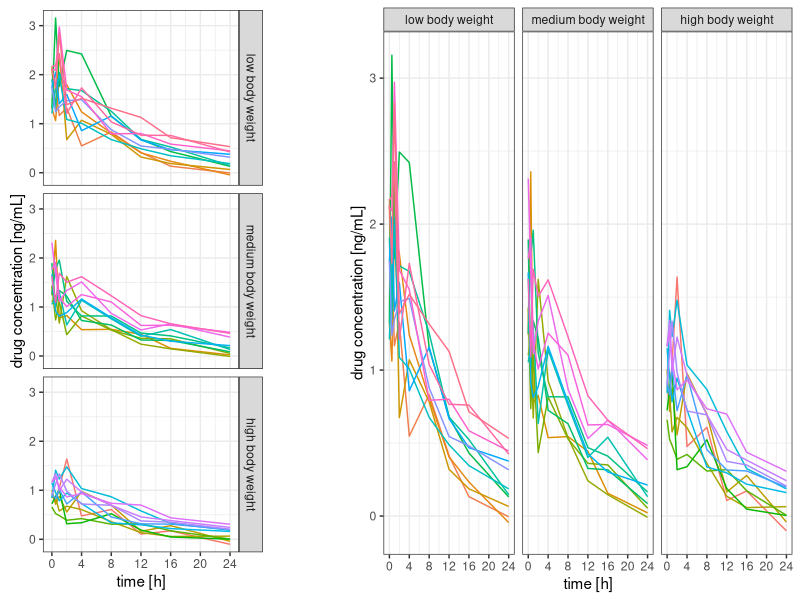
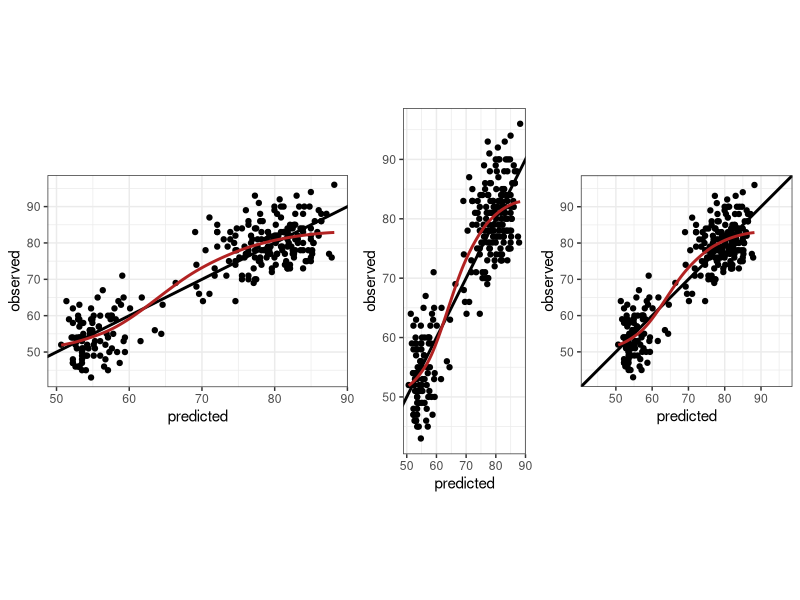
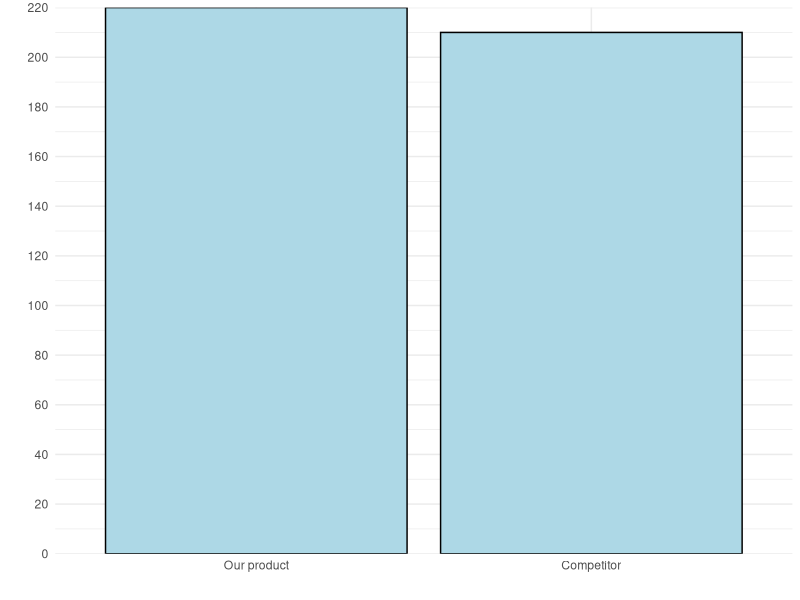
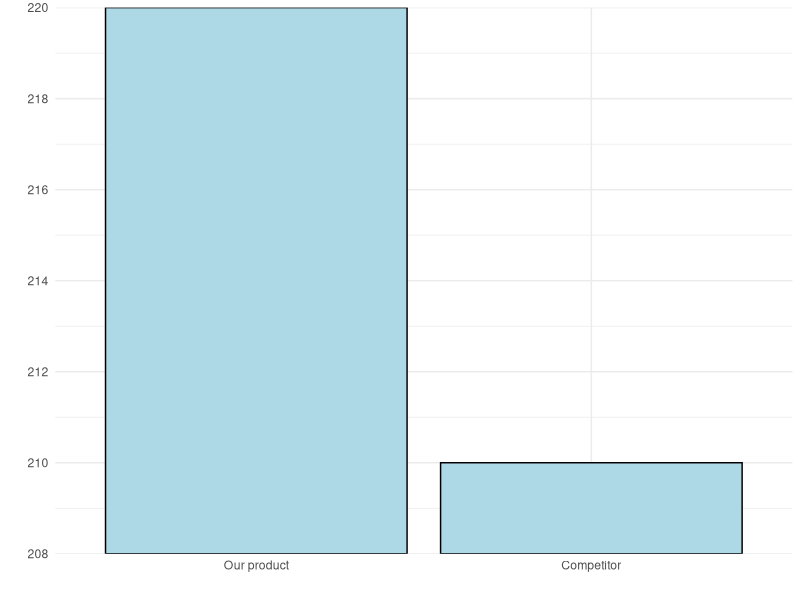
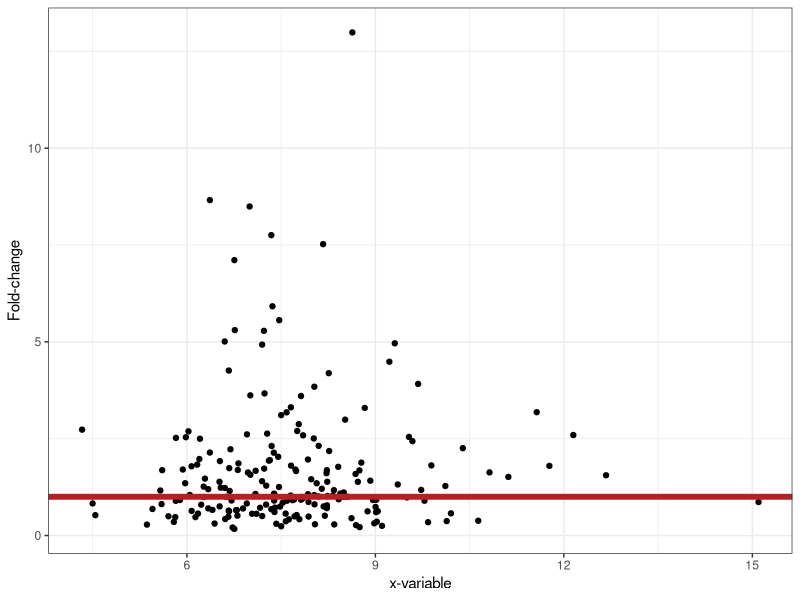
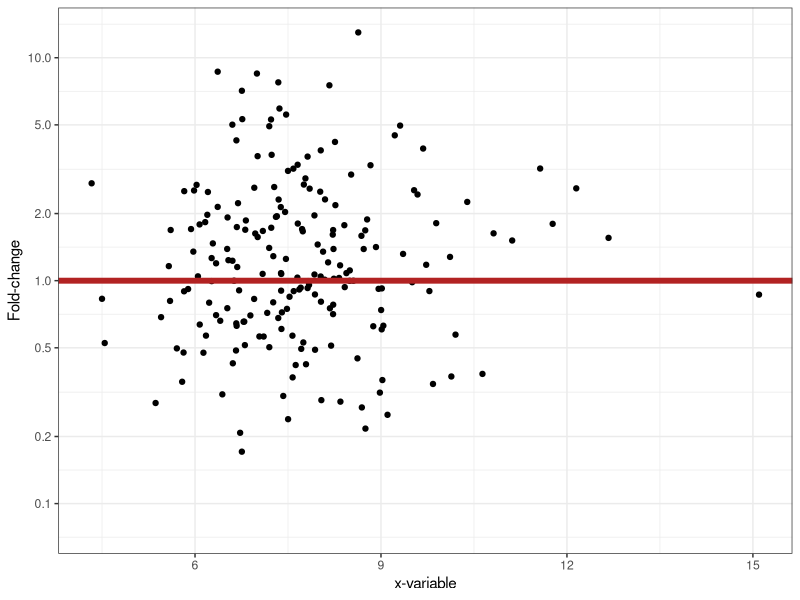
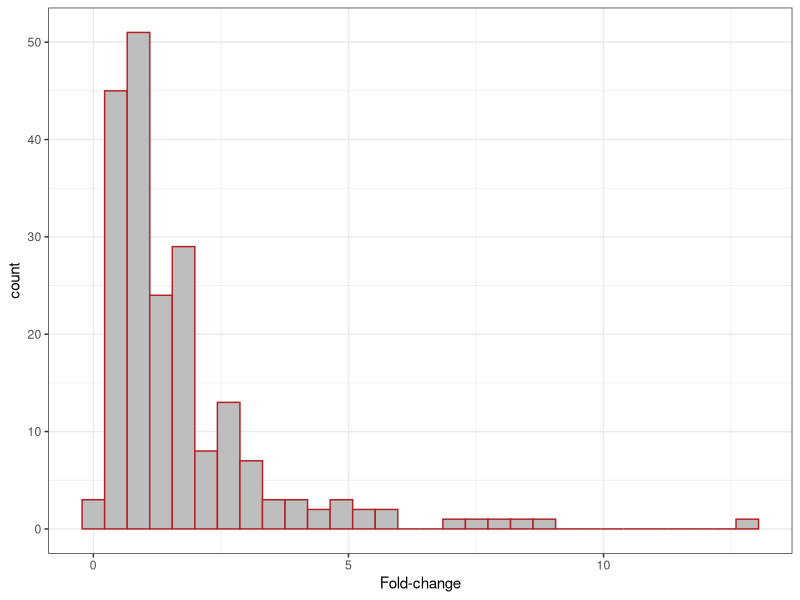
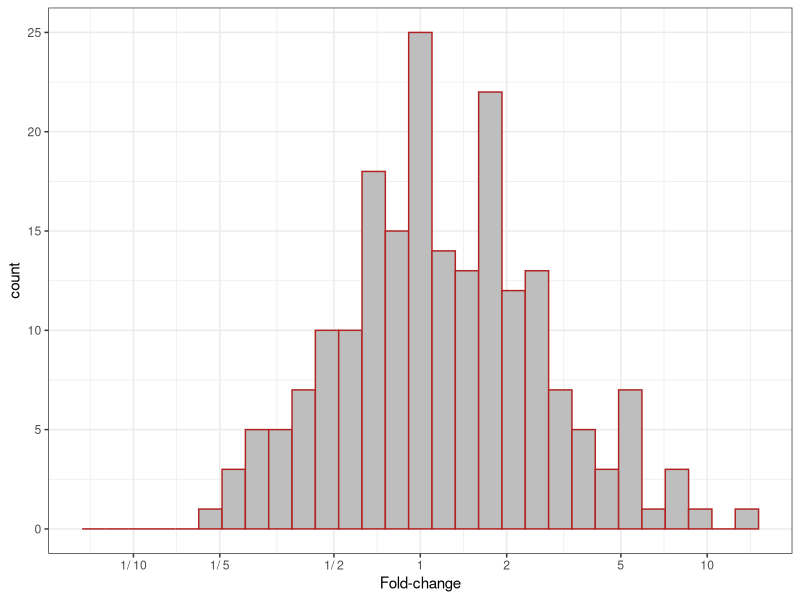

These charts were generated, in order, by the following R code:
## ---- chunk 1
# ---
# Data set creation.

set.seed(93384)

time <- c(0, 0.5, 1, 2, 4, 8, 12, 16, 24)
n <- 32 # no of subjects

data <- expand.grid(ID = 1:n, time = time)

bw <- data.frame(
  ID = sort(unique(data$ID)),
  bw = rlnorm(n, log(75), sdlog = 0.25)
)

bw$bw.category <- cut(bw$bw,
  breaks = quantile(bw$bw, c(0, 0.33, 0.66, 1)),
  labels = paste(c("low", "medium", "high"), "body weight"),
  include.lowest = TRUE
)

data <- merge(data, bw)

data <- data[order(data$ID, data$time), ]

# Simulate drug concentrations as a function of body weight.
data$conc <- 100 / (data$bw^1.0) * exp(-0.085 * data$time) *
  rlnorm(nrow(data), sdlog = 0.25) + # res. error
  (data$ID - mean(data$ID)) / mean(data$ID) / 4 # r. eff

# ---
# Visualisation.
library(ggplot2)

gg <- list()

data$ID <- factor(data$ID)

gg[["3x1"]] <- ggplot(data, aes(x = time, y = conc, group = ID, color = ID)) +
  geom_line()
gg[["3x1"]] <- gg[["3x1"]] + scale_x_continuous(breaks = seq(0, 24, by = 4))
gg[["3x1"]] <- gg[["3x1"]] + theme_bw() + 
  xlab("time [h]") + 
  ylab("drug concentration [ng/mL]")
gg[["3x1"]] <- gg[["3x1"]] + facet_grid(bw.category ~ .)
gg[["3x1"]] <- gg[["3x1"]] + theme(legend.position = "none")

gg[["1x3"]] <- gg[["3x1"]] + facet_grid(. ~ bw.category)

# Add space to the rhs of the first figure for better separation in the cowplot.
gg[["3x1"]] <- gg[["3x1"]] + 
  theme(plot.margin = unit(c(0.5, 4, 0.5, 0.5), "lines"))

# Both figures into a single output figure.
library(cowplot)
plot_grid(gg[[1]], gg[[2]], rel_widths = c(1.5, 2))
## ---- chunk 2
#| message: false
#| warning: false
# Observed vs predicted (any data with comparable x and y will do).

# ---
# Data set.
# Old Faithful Geyser (Yellowstone) data set with eruption duration
#   and waiting time to the next eruption (both in minutes).
data <- data.frame(
  x = faithful$eruptions,
  y = faithful$waiting
)

# ---
# Regression model fit.
fit <- lm(y ~ x, data = data)

# Addition of predicted values to the data set.
data$pred <- predict(fit)

# Range of y and y predicted combined.
r <- range(unlist(data[c("y", "pred")]))

# ---
# Plotting.

library(ggplot2)

gg <- ggplot(data, aes(x = pred, y = y))

# Adding the line of identity, y = x
# (note: plotting it first will add points on top).
gg <- gg + geom_abline(intercept = 0, slope = 1, color = "black", linewidth = 1)

# Adding points, removing grey background.
gg <- gg + geom_point() + theme_bw()

# Adding regression fit (local smoother, loess) of y~x.
gg <- gg + geom_smooth(method = "loess", color = "firebrick", se = FALSE)

# Adding axis labels.
gg <- gg + xlab("predicted") + ylab("observed")

# Aspect ratios are commonly not fixed but adapted to figure size.
#   With dynamic displays, the point of different perception
#   might not be obvious depending on the figure/screen size.
#   To make that point independent of figure height and width,
#     the aspect ratio is fixed in this example.
gg <- gg + coord_fixed(ratio=0.5)

# Copy the figure and fix the aspect ratio to 2, i.e., 
#   one pixel in x corresponds to 2 pixels in y.
gg2 <- gg + coord_fixed(ratio=2)

# Setting the aspect ratio to 1 (1 unit in x and y 
#   corresponds to the same number of pixels) and 
#   setting axis limits to be identical.
gg3 <- gg + coord_fixed(ratio=1, xlim=r, ylim=r)

# Cow (column-wise) plot, combine all figures into one.
library(cowplot)
plot_grid(gg, gg2, gg3, rel_widths = c(4, 2, 3), nrow = 1)
## ---- chunk 3
library(ggplot2)
plot_data <- data.frame(
  type = factor(
    c("Our product", "Competitor"),
    levels = c("Our product", "Competitor")
  ),
  value = c(220, 210)
)

# Original plot
ggplot(plot_data) +
  geom_col(
    mapping = aes(x = type, y = value),
    fill = "lightblue",
    colour = "black"
  ) +
  scale_y_continuous(breaks = seq(0, 220, by = 20), expand = c(0, 0)) +
  labs(x = "", y = "") +
  theme_minimal()

# Offset the y axis
offset <- 208
ggplot(plot_data) +
  geom_col(
    mapping = aes(x = type, y = value - offset),
    fill = "lightblue",
    colour = "black"
  ) +
  scale_y_continuous(
    breaks = seq(0, 14, by = 2),
    labels = seq(0 + offset, 14 + offset, by = 2),
    expand = c(0, 0)
  ) +
  labs(x = "", y = "") +
  theme_minimal()
## ---- chunk 4
# Naïve plot of y vs x. If there is no change (on average),
# half the data are below the line of no change.
# Asymmetric view, and it depends on y/x or x/y.

set.seed(33838)
x <- data.frame(
  x = rlnorm(200, 2, 0.2),
  y = rlnorm(200, 0.2, 0.75)
)
# Add an outlier manually.
x <- rbind(x, data.frame(x = quantile(x$x, 0.8), y = max(x$y) * 1.5))

# ---
# Plotting.

library(ggplot2)
# Scatterplot of y vs x.
gg <- ggplot(x, aes(x = x, y = y)) +
  geom_point() +
  theme_bw()
gg <- gg + geom_hline(yintercept = 1, color = "firebrick", linewidth = 2)
gg <- gg + xlab("x-variable") + ylab("Fold-change")
gg

# Logarithmic axes, symmetric range (!):
xbr <- c(1 / 10, 1 / 5, 1 / 2, 1, 2, 5, 10)
gg <- gg + scale_y_continuous(
  breaks = xbr, trans = "log10",
  limits = max(abs(x$y))^c(-1, 1)
)
gg

# Second axis:
gg <- gg + scale_y_continuous(
  breaks = xbr,
  labels = paste(100 * xbr, "%", sep = ""),
  trans = "log10",
  limits = max(abs(x$y))^c(-1, 1),
  sec.axis = sec_axis(
    trans = ~ . * 1, breaks = xbr,
    labels = ifelse(xbr < 1, paste("1/", 1 / xbr, sep = ""), xbr)
  )
)

# ---
# Univariate distribution (histogram).

gg <- ggplot(x, aes(x = y)) +
  theme_bw() +
  xlab("Fold-change")
gg <- gg + geom_histogram(color = "firebrick", fill = "gray")
gg

# Symmetric range, log scale.
gg <- gg + scale_x_continuous(
  breaks = xbr,
  labels = ifelse(xbr < 1, paste("1/", 1 / xbr), xbr),
  trans = "log10",
  limits = max(abs(x$x))^c(-1, 1)
)
gg
## ---- chunk 5
# ---
# EU stock markets, year and indices DAX, SMI, CAC, and FTSE.

# Store graphics into a list.
gg.list <- list()

# Prepare the data set (reformat EuStockMarkets that comes with R).
x <- EuStockMarkets
df <- data.frame(
  time = as.vector(time(x)),
  index = rep(colnames(x), rep(nrow(x), ncol(x))),
  value = as.vector(x),
  stringsAsFactors = TRUE
)
df$index2 <- df$index # For use with labels later.

library(ggplot2)

# Standard layout and legend.
gg <- ggplot(df, aes(x = time, y = value, group = index, color = index, label = index2))
gg <- gg + geom_line() + theme_bw()

# Nicer axis tick mark settings.
ax <- pretty(df$time, n = 10)
gg <- gg + scale_x_continuous(limits = range(ax), breaks = ax)
gg <- gg + xlab("year") + ylab("Stock index")

gg.list[[1]] <- gg

# Use the last element of each time series for x,y of the label.
# Use that the last element is the first element of the reversed order,
#   and extract the first element per index by using !duplicated.
y <- df[rev(order(df$time)), ] # descending in time.
y <- y[!duplicated(y$index), ] # first entry per index
y$index2 <- y$index # Create a copy that contains formatted strings.
levels(y$index2)[levels(y$index2) == "FTSE"] <- "\n\nFTSE"
# Add a newline to separate FTSE from DAX.
# Note that the factor level is modified, not the data.

# Drop the legend, move labels into figure.
gg <- gg + geom_text(data = y, hjust = "left", nudge_x = 0.1)
# aes as before, nudge adds space on the lhs.
gg <- gg + theme(legend.position = "none")
gg.list[[2]] <- gg

# ---
# Both figures into a single output figure.

library(cowplot)
plot_grid(gg.list[[1]], gg.list[[2]], rel_widths = c(2.25, 2))
## ---- chunk 6
# Store figures into a list.
gg.list <- list()

library(ggplot2)

x <- mpg # miles per gallon data set.
x$car <- paste(x$manufacturer, x$model)

gg <- ggplot(x, aes(x = car, y = hwy, group = car))
gg <- gg + geom_boxplot() + theme_bw() + xlab("Miles per gallon (highway)")
gg.list[["vertical orientation"]] <- gg

gg.list[["horizontal orientation"]] <- gg + coord_flip()

# ---
# Both figures into a single output figure.

library(cowplot)
plot_grid(gg.list[[1]], gg.list[[2]], rel_widths = c(2, 2.5))
## ---- chunk 7
#| fig-height: 3
# Function for data set generation.
make.data <- function(
    x = c(0, 0.5, 1, 2, 4, 8, 12, 16, 24),
    y = exp(-0.2 * x) - exp(-0.21 * x),
    sd = 0.25, # std dev of y
    seed = 4384590,
    n = 50) {
  # Setting the random number seed for reproducibility.
  set.seed(seed)
  # Creation of x- and y-variables.
  x2 <- rep(x, n)
  y2 <- NULL
  for (i in 1:n) {
    y2 <- c(y2, y * (2 * (n / 4 - i)) + rlnorm(length(y), sd = sd))
  }

  # Creation of an identifier for each profile.
  ID <- factor(rep(1:n, rep(length(y), n)))

  # Composition of the data set.
  df <- data.frame(PD = 100 * y2, time = x, ID = ID)

  # Addition of a baseline variable.
  BL <- df[df$time == 0, c("ID", "PD")]
  names(BL) <- c("ID", "BL")
  df <- merge(df, BL)

  # Addition of change from baseline.
  df$Change <- df$PD - df$BL

  # Definition of treatment.
  df$trt <- ifelse(df$BL > mean(df$BL), "active", " placebo")

  return(df)
}

# Generate the data.
x <- make.data()

# ---
# Figures.

library(ggplot2)
gg <- ggplot(x, aes(x = time, y = Change, group = ID, color = ID))
gg <- gg + theme_bw()
gg <- gg + xlab("Time [h]") + ylab("Change from baseline")
gg <- gg + geom_line(linewidth = 1.1) + theme(legend.position = "none")
gg <- gg + facet_grid(. ~ trt)

# Addition of an auxiliary line at y=0.
gg2 <- gg + geom_hline(yintercept = 0, linewidth = 1.2)

# Symmetric y-axis limits.
gg3 <- gg2 + ylim(c(-1, 1) * max(abs(x$Change)))

# Arranging all plots into one figure.
library(cowplot)
plot_grid(gg, gg2, gg3, nrow = 1)
